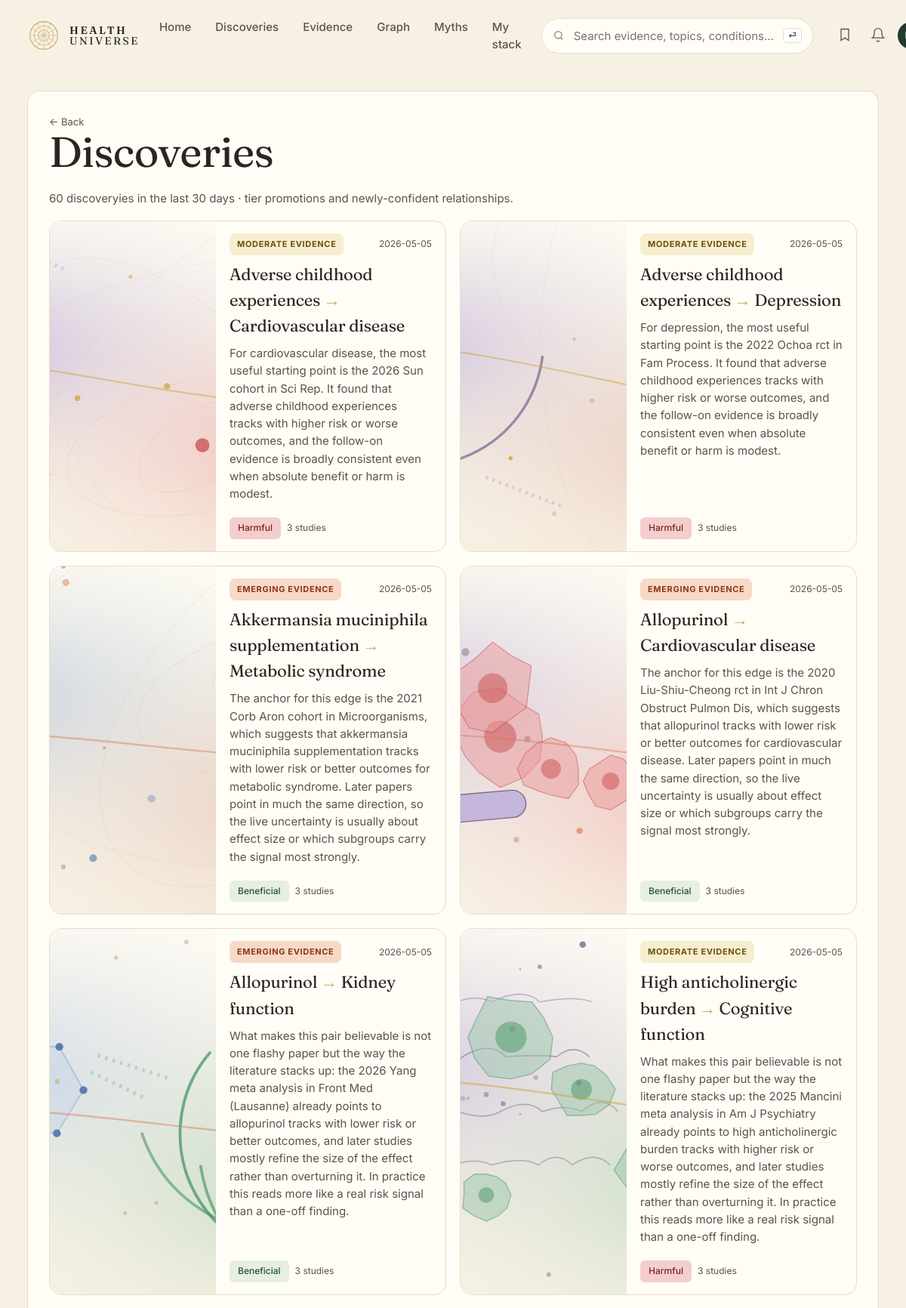
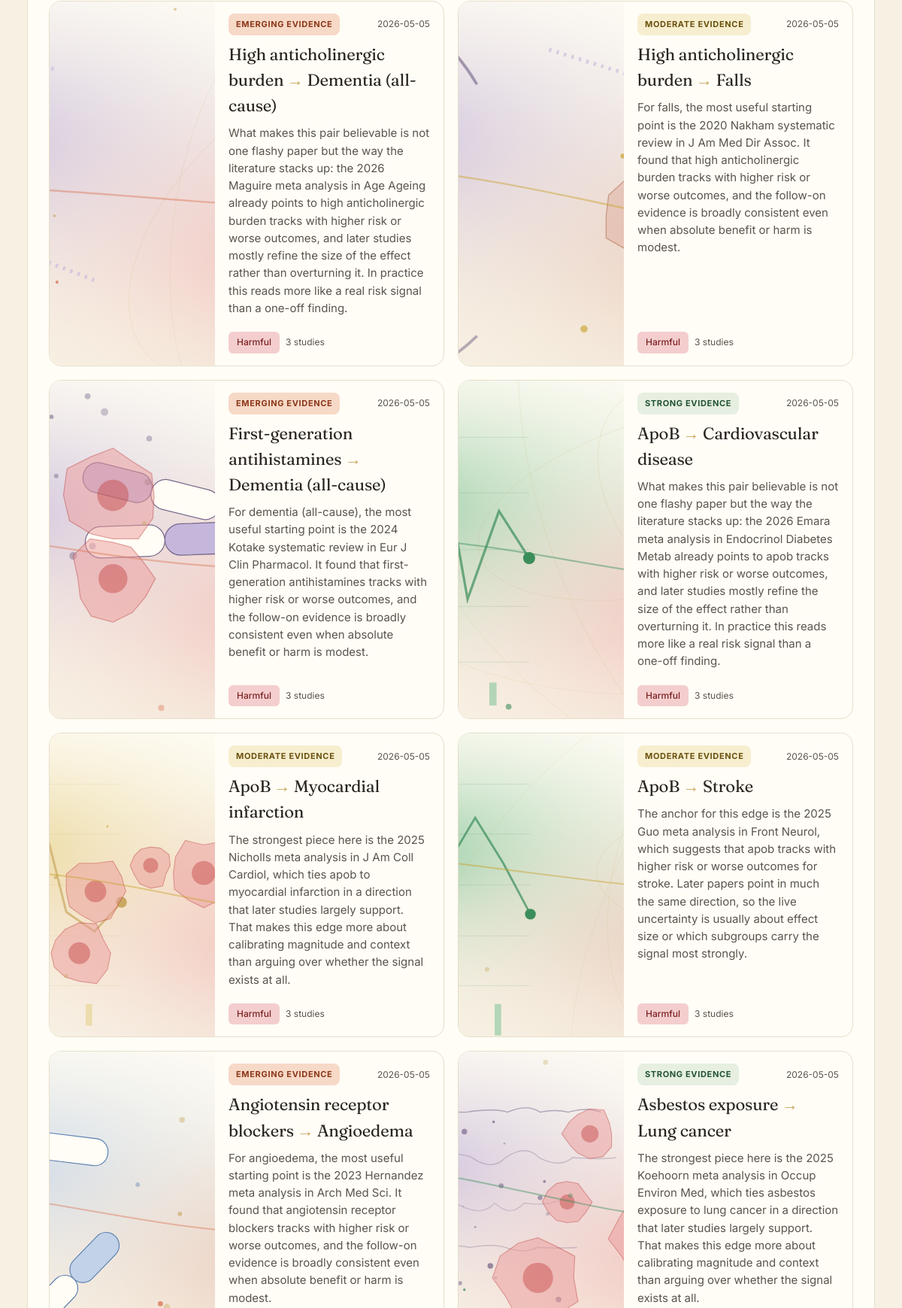
Page /discoveries (upper part) on the committed database (2 pictures, top to bottom).
### tables this page shows
CREATE TABLE edge (
    id              INTEGER PRIMARY KEY,
    factor_id       INTEGER NOT NULL REFERENCES entity(id),
    outcome_id      INTEGER NOT NULL REFERENCES entity(id),
    direction       TEXT NOT NULL CHECK (direction IN (
                      'protective','harmful','neutral','u_shaped','mixed')),
    tier            TEXT NOT NULL CHECK (tier IN ('A','B','C','D','X','deprecated')),
    effect_size     TEXT,         -- qualitative: trivial/small/moderate/large
    effect_quant    TEXT,         -- e.g. "RR 0.82 (0.74-0.91)"
    population      TEXT,         -- e.g. "adults>50; ApoE4 carriers"
    mechanism       TEXT,         -- 1-paragraph plain English
    summary         TEXT,         -- card body copy
    caveats         TEXT,
    seed_source     TEXT NOT NULL CHECK (seed_source IN ('claude_seed','gemma_daily','manual')),
    created_at      TEXT NOT NULL DEFAULT (datetime('now')),
    updated_at      TEXT NOT NULL DEFAULT (datetime('now')),
    last_reviewed   TEXT NOT NULL DEFAULT (datetime('now')), embedding BLOB, embedded_at TEXT,
    UNIQUE(factor_id, outcome_id, population)
);

### web/app.py (the view)
@app.get("/discoveries", response_class=HTMLResponse)
def discoveries(request: Request, days: int = 30, page: int = 1):
    with connect() as conn:
        all_rows = _new_discoveries(conn, days=days, limit=200)
    pg = _paginate(len(all_rows), page)
    rows = all_rows[pg["offset"]: pg["offset"] + PAGE_SIZE]
    return render(request, "discoveries.html", {
        "title": "Discoveries", "rows": rows, "days": days,
        "pg": pg, "base_path": "/discoveries",
    })

### web/templates/discoveries.html (shortened to what this page needs)
{% extends "base.html" %}
{% block content %}
<section class="list-page">
  <a class="back" href="/">← Back</a>
  <h1>Discoveries</h1>
  <p class="muted">{{ rows|length }} discovery{{ rows|length != 1 and "ies" or "" }} in the last {{ days }} days · tier promotions and newly-confident relationships.</p>
  <div class="discovery-grid">
    {% for r in rows %}
    <a class="disc-card tier-bg-{{ r.tier }}" href="/edge/{{ r.id }}">
      <div class="disc-art">{{ edge_svg(factor_slug=r.f_slug, outcome_slug=r.o_slug, tier=r.tier, factor_kind=r.f_kind, outcome_kind=r.o_kind) | safe }}</div>
      <div class="disc-body">
        <div class="row-between">
          <span class="pill tier-{{ r.tier }}">{{ TIER_LABEL[r.tier] | upper }}</span>
          <span class="muted small">{{ (r.promoted_at or r.updated_at)[:10] }}</span>
        </div>
        <h2>{{ r.f_name }} <span class="arrow">→</span> {{ r.o_name }}</h2>
        <p>{{ r.summary }}</p>
        <div class="feat-meta">
          <span class="badge dir-{{ r.direction }}">{{ DIRECTION_LABEL[r.direction] }}</span>
          <span class="muted small">{{ r.n_studies }} studies</span>
        </div>
      </div>
    </a>
    {% else %}
    <div class="empty">No new discoveries yet — they'll appear here when the daily Gemma loop promotes an edge into tier A or B, or creates a new high-confidence one.</div>
    {% endfor %}
  </div>
</section>
{% endblock %}

### web/static/style.css (style rules this page uses)
:root { --bg: #f7f1e3; --bg-soft: #faf6ea; --surface: #fffdf6; --ink: #2a2520; --ink-soft: #5a544c; --muted: #8a8278; --line: #e7decb; --primary: #1f3a2e; --primary-ink: #f7f1e3; --gold: #c9a961; --gold-soft: #e8d8a6; --tier-A: #3b8e5a; --tier-A-bg: #e6efe1; --tier-B: #c8a02a; --tier-B-bg: #f7eecf; --tier-C: #d97757; --tier-C-bg: #f7d9c7; --tier-D: #c44545; --tier-D-bg: #f4cece; --tier-X: #7a6a8c; --tier-X-bg: #ebe2f2; --dir-protective: var(--tier-A); --dir-protective-bg: var(--tier-A-bg); --dir-harmful: var(--tier-D); --dir-harmful-bg: var(--tier-D-bg); --dir-neutral: #8a8278; --dir-neutral-bg: #ece6d8; --dir-mixed: var(--tier-B); --dir-mixed-bg: var(--tier-B-bg); --dir-u_shaped: var(--tier-C); --dir-u_shaped-bg:var(--tier-C-bg); --radius: 16px; --radius-sm: 10px; --shadow-1: 0 1px 2px rgba(40,32,20,.05), 0 8px 24px rgba(40,32,20,.05); }
* { box-sizing: border-box; }
html, body { margin: 0; padding: 0; }
body { background: var(--bg); color: var(--ink); font-family: 'Inter', system-ui, -apple-system, sans-serif; font-size: 15px; line-height: 1.55; -webkit-font-smoothing: antialiased; }
h1, h2, h3, .serif { font-family: 'Fraunces', Georgia, serif; font-weight: 400; letter-spacing: -0.01em; }
h1 { font-size: 56px; line-height: 1.05; margin: 0 0 20px; }
h2 { font-size: 28px; margin: 0; }
p { margin: 0 0 12px; color: var(--ink-soft); }
a { color: inherit; text-decoration: none; }
.muted { color: var(--ink-soft); }
.small { font-size: 12px; }
.row-between { display: flex; justify-content: space-between; align-items: center; }
.pill { display: inline-block; font-size: 11px; font-weight: 700; letter-spacing: 0.06em; padding: 6px 10px; border-radius: 8px; background: var(--gold-soft); color: var(--ink); }
.pill.tier-A { background: var(--tier-A-bg); color: #235337; }
.pill.tier-B { background: var(--tier-B-bg); color: #6a520f; }
.pill.tier-C { background: var(--tier-C-bg); color: #8b3719; }
.badge { display: inline-flex; align-items: center; gap: 4px; font-size: 12px; font-weight: 500; padding: 4px 10px; border-radius: 6px; border: 1px solid transparent; }
.badge.dir-protective { background: var(--dir-protective-bg); color: #235337; }
.badge.dir-harmful { background: var(--dir-harmful-bg); color: #7d2222; }
.feat-meta { display: flex; gap: 8px; align-items: center; flex-wrap: wrap; margin-top: auto; }
.edge-page, .list-page { background: var(--surface); border: 1px solid var(--line); border-radius: var(--radius); padding: 28px; }
.back { color: var(--ink-soft); font-size: 13px; }
.discovery-grid { display: grid; grid-template-columns: repeat(2, 1fr); gap: 18px; margin-top: 18px; }
.disc-card { display: grid; grid-template-columns: 220px 1fr; gap: 0; background: var(--surface); border: 1px solid var(--line); border-radius: var(--radius); overflow: hidden; color: inherit; transition: transform .15s ease; }
.disc-art { background: var(--bg-soft); }
.disc-art > svg { display: block; width: 100%; height: 100%; min-height: 180px; }
.disc-body { padding: 16px 18px; display: flex; flex-direction: column; gap: 8px; }
.disc-body h2, .disc-body h3 { font-size: 22px; }
.disc-body .arrow { color: var(--gold); }

### rows in the picture
edge: tier "MODERATE EVIDENCE", updated_at "2026-05-05", f_name "Adverse childhood experiences", o_name "Cardiovascular disease", summary "For cardiovascular disease, the most useful starting point is the 2026 Sun cohort in Sci Rep. It found that adverse childhood experiences tracks with higher risk or worse outcomes, and the follow-on evidence is broadly consistent even when absolute benefit or harm is modest.", direction "Harmful", n_studies "3"
edge: tier "MODERATE EVIDENCE", updated_at "2026-05-05", f_name "Adverse childhood experiences", o_name "Depression", summary "For depression, the most useful starting point is the 2022 Ochoa rct in Fam Process. It found that adverse childhood experiences tracks with higher risk or worse outcomes, and the follow-on evidence is broadly consistent even when absolute benefit or harm is modest.", direction "Harmful", n_studies "3"
edge: tier "EMERGING EVIDENCE", updated_at "2026-05-05", f_name "Akkermansia muciniphila supplementation", o_name "Metabolic syndrome", summary "The anchor for this edge is the 2021 Corb Aron cohort in Microorganisms, which suggests that akkermansia muciniphila supplementation tracks with lower risk or better outcomes for metabolic syndrome. Later papers point in much the same direction, so the live uncertainty is usually about effect size or which subgroups carry the signal most strongly.", direction "Beneficial", n_studies "3"
edge: tier "EMERGING EVIDENCE", updated_at "2026-05-05", f_name "Allopurinol", o_name "Cardiovascular disease", summary "The anchor for this edge is the 2020 Liu-Shiu-Cheong rct in Int J Chron Obstruct Pulmon Dis, which suggests that allopurinol tracks with lower risk or better outcomes for cardiovascular disease. Later papers point in much the same direction, so the live uncertainty is usually about effect size or which subgroups carry the signal most strongly.", direction "Beneficial", n_studies "3"
edge: tier "EMERGING EVIDENCE", updated_at "2026-05-05", f_name "Allopurinol", o_name "Kidney function", summary "What makes this pair believable is not one flashy paper but the way the literature stacks up: the 2026 Yang meta analysis in Front Med (Lausanne) already points to allopurinol tracks with lower risk or better outcomes, and later studies mostly refine the size of the effect rather than overturning it. In practice this reads more like a real risk signal than a one-off finding.", direction "Beneficial", n_studies "3"
edge: tier "MODERATE EVIDENCE", updated_at "2026-05-05", f_name "High anticholinergic burden", o_name "Cognitive function", summary "What makes this pair believable is not one flashy paper but the way the literature stacks up: the 2025 Mancini meta analysis in Am J Psychiatry already points to high anticholinergic burden tracks with higher risk or worse outcomes, and later studies mostly refine the size of the effect rather than overturning it. In practice this reads more like a real risk signal than a one-off finding.", direction "Harmful", n_studies "3"
edge: tier "EMERGING EVIDENCE", updated_at "2026-05-05", f_name "High anticholinergic burden", o_name "Dementia (all-cause)", summary "What makes this pair believable is not one flashy paper but the way the literature stacks up: the 2026 Maguire meta analysis in Age Ageing already points to high anticholinergic burden tracks with higher risk or worse outcomes, and later studies mostly refine the size of the effect rather than overturning it. In practice this reads more like a real risk signal than a one-off finding.", direction "Harmful", n_studies "3"
edge: tier "MODERATE EVIDENCE", updated_at "2026-05-05", f_name "High anticholinergic burden", o_name "Falls", summary "For falls, the most useful starting point is the 2020 Nakham systematic review in J Am Med Dir Assoc. It found that high anticholinergic burden tracks with higher risk or worse outcomes, and the follow-on evidence is broadly consistent even when absolute benefit or harm is modest.", direction "Harmful", n_studies "3"
edge: tier "EMERGING EVIDENCE", updated_at "2026-05-05", f_name "First-generation antihistamines", o_name "Dementia (all-cause)", summary "For dementia (all-cause), the most useful starting point is the 2024 Kotake systematic review in Eur J Clin Pharmacol. It found that first-generation antihistamines tracks with higher risk or worse outcomes, and the follow-on evidence is broadly consistent even when absolute benefit or harm is modest.", direction "Harmful", n_studies "3"
edge: tier "STRONG EVIDENCE", updated_at "2026-05-05", f_name "ApoB", o_name "Cardiovascular disease", summary "What makes this pair believable is not one flashy paper but the way the literature stacks up: the 2026 Emara meta analysis in Endocrinol Diabetes Metab already points to apob tracks with higher risk or worse outcomes, and later studies mostly refine the size of the effect rather than overturning it. In practice this reads more like a real risk signal than a one-off finding.", direction "Harmful", n_studies "3"
edge: tier "MODERATE EVIDENCE", updated_at "2026-05-05", f_name "ApoB", o_name "Myocardial infarction", summary "The strongest piece here is the 2025 Nicholls meta analysis in J Am Coll Cardiol, which ties apob to myocardial infarction in a direction that later studies largely support. That makes this edge more about calibrating magnitude and context than arguing over whether the signal exists at all.", direction "Harmful", n_studies "3"
edge: tier "MODERATE EVIDENCE", updated_at "2026-05-05", f_name "ApoB", o_name "Stroke", summary "The anchor for this edge is the 2025 Guo meta analysis in Front Neurol, which suggests that apob tracks with higher risk or worse outcomes for stroke. Later papers point in much the same direction, so the live uncertainty is usually about effect size or which subgroups carry the signal most strongly.", direction "Harmful", n_studies "3"
edge: tier "EMERGING EVIDENCE", updated_at "2026-05-05", f_name "Angiotensin receptor blockers", o_name "Angioedema", summary "For angioedema, the most useful starting point is the 2023 Hernandez meta analysis in Arch Med Sci. It found that angiotensin receptor blockers tracks with higher risk or worse outcomes, and the follow-on evidence is broadly consistent even when absolute benefit or harm is modest."
edge: tier "STRONG EVIDENCE", updated_at "2026-05-05", f_name "Asbestos exposure", o_name "Lung cancer", summary "The strongest piece here is the 2025 Koehoorn meta analysis in Occup Environ Med, which ties asbestos exposure to lung cancer in a direction that later studies largely support. That makes this edge more about calibrating magnitude and context than arguing over whether the signal exists at all."

### other values in the picture
{{ rows|length }} "60"
{{ rows|length != 1 and "ies" or "" }} "ies"
{{ days }} "30"
